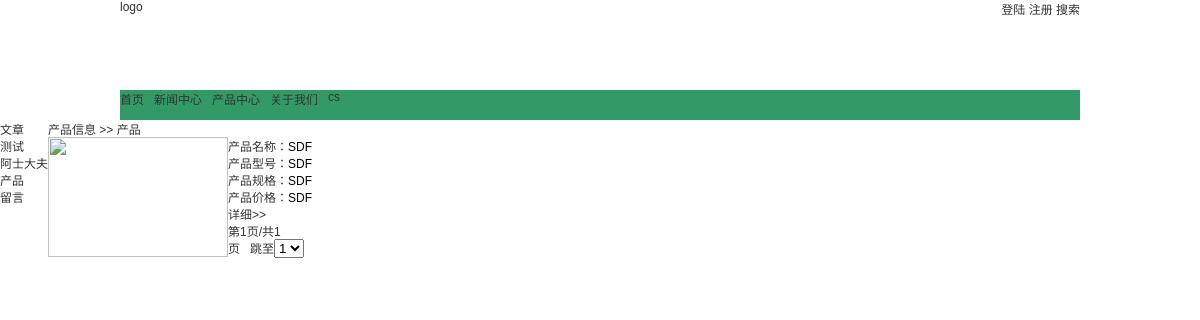
Page /index.php?chan=1&col=4 on the committed database.
### tables this page shows
CREATE TABLE IF NOT EXISTS `sun_channel` (
  `cid` smallint(5) unsigned NOT NULL AUTO_INCREMENT,
  `type` tinyint(1) unsigned NOT NULL DEFAULT '1',
  `name` varchar(30) NOT NULL,
  `url` varchar(255) NOT NULL,
  `target` tinyint(3) unsigned NOT NULL DEFAULT '1',
  `hidden` tinyint(1) unsigned NOT NULL DEFAULT '0',
  `order` smallint(5) unsigned NOT NULL DEFAULT '0',
  PRIMARY KEY (`cid`)
);

CREATE TABLE IF NOT EXISTS `sun_column` (
  `cid` mediumint(8) unsigned NOT NULL AUTO_INCREMENT,
  `coltype` tinyint(1) unsigned NOT NULL DEFAULT '1',
  `name` varchar(30) NOT NULL,
  `url` varchar(255) NOT NULL,
  `target` tinyint(3) unsigned NOT NULL DEFAULT '1',
  `type` varchar(15) NOT NULL,
  `channel` smallint(5) unsigned NOT NULL DEFAULT '0',
  `parentid` smallint(5) unsigned NOT NULL DEFAULT '0',
  `deep` smallint(5) unsigned NOT NULL,
  `hidden` tinyint(1) unsigned NOT NULL DEFAULT '0',
  `order` mediumint(8) unsigned NOT NULL DEFAULT '0',
  PRIMARY KEY (`cid`)
);

### source/function/global.function.php (called while the page is built, shortened)
<?php
function db($config = 0){
	if($config == 0) global $config;
	return new mysql($config['DB_HOST'],$config['DB_PORT'],$config['DB_USER'],$config['DB_PASSWORD'],$config['DB_NAME'],$config['DB_PREFIX'],$config['DB_CHARSET']);
}
?>

### source/common.php (called while the page is built, shortened)
<?php
require_once(FILE_PATH.'source/module/module.php');
require_once(FILE_PATH.'source/class/mysql.class.php');
require_once(FILE_PATH.'source/function/global.function.php');
require_once(FILE_PATH.'source/function/display.function.php');
$db = db();
if(isset($_SERVER["PATH_INFO"])){
	$_URL = explode('/',$_SERVER["PATH_INFO"]);
	$mod = isset($_URL[1])?$_URL[1]:'index';
	if(isset($_URL[2])){
		$op = is_numeric($_URL[2])?'default':$_URL[2];
		if($op == 'd') $op = 'default';
	}else{
		$op = 'default';
	}
}else{
	$mod = isset($_GET['mod'])?$_GET['mod']:'index';
}
require_once(FILE_PATH.'source/module/'.$module["$mod"]);
?>

### index.php (called while the page is built, shortened)
<?php
require_once(FILE_PATH.'source/common.php');
?>

### source/module/product/product.php (called while the page is built, shortened)
<?php
require_once(FILE_PATH.'template/default/module/product/product.html');
?>

### source/function/display.function.php (the view, shortened to what this page needs)
<?php
function columnList($channel,$parentid){
	global $db;
	$columns = $db->table("column")->where("`channel`='$channel' and `parentid`='$parentid' and `hidden`='0'")->order("`order`")->selectall();
	if(empty($columns)) return;
	foreach($columns as $column){
		echo '<li>';
		echo '<a href="index.php?chan='.$channel.'&col='.$column['cid'].'"><span>'.$column['name'].'</span></a></li>';
	}
}
function channelList(){
	global $db;
	$channels = $db->table("channel")->where("`hidden`='0'")->order("`order`")->selectall();
	foreach($channels as $channel){
		if($channel['type'] == 1){
			echo '<li><a href="index.php?chan='.$channel['cid'].'">'.$channel['name'].'</a></li>';
		}else{
			echo '<li><a href="'.$channel['url'].'" target="_blank">'.$channel['name'].'</a></li>';
		}
	}
}
?>

### source/module/index.php (shortened to what this page needs)
<?php
require_once(FILE_PATH.'template/default/common/header.html');
$chan = isset($_GET['chan'])?$_GET['chan']:0;
if($chan == 0){
	require_once(FILE_PATH.'template/default/index.html');
}else{
	$col = isset($_GET['col'])?$_GET['col']:0;
	$column = $db->table("column")->where("`channel`='$chan' and `cid`='$col'")->selectone();
	switch($column['type']){
		case "product":
			require_once(FILE_PATH.'source/module/product/product.php');
			break;
	}
}
?>

### template/default/css/common.hisuncms.css (style rules this page uses)
* { margin:0; padding:0; }
body { font-size:12px; font-family:Arial,Verdana,"宋体",sans-serif; color:#333333; }
a { color:#333333; text-decoration:none; }
a,img { border:none; }
li { list-style:none; }
.w960 { width:960px; }
.center { margin:0 auto; }
.left { float:left; }
.right { float:right; }

### template/default/css/main.hisuncms.css (style rules this page uses)
.header { height:120px; }
.header_top { height:90px; }
.header_nav { height:30px; background:#339966 }
.header_nav li { float:left; margin-right:10px; }

### rows in the picture
sun_channel: name "新闻中心"
sun_channel: name "产品中心"
sun_channel: name "关于我们"
sun_channel: name "cs"
sun_column: name "文章"
sun_column: name "测试"
sun_column: name "阿士大夫"
sun_column: name "产品", type "产品信息 >> 产品 产品名称： SDF 产品型号： SDF 产品规格： SDF 产品价格： SDF 详细>>"
sun_column: name "留言"

### other values in the picture
$bar "第1页/共1页"
form field value "1"
